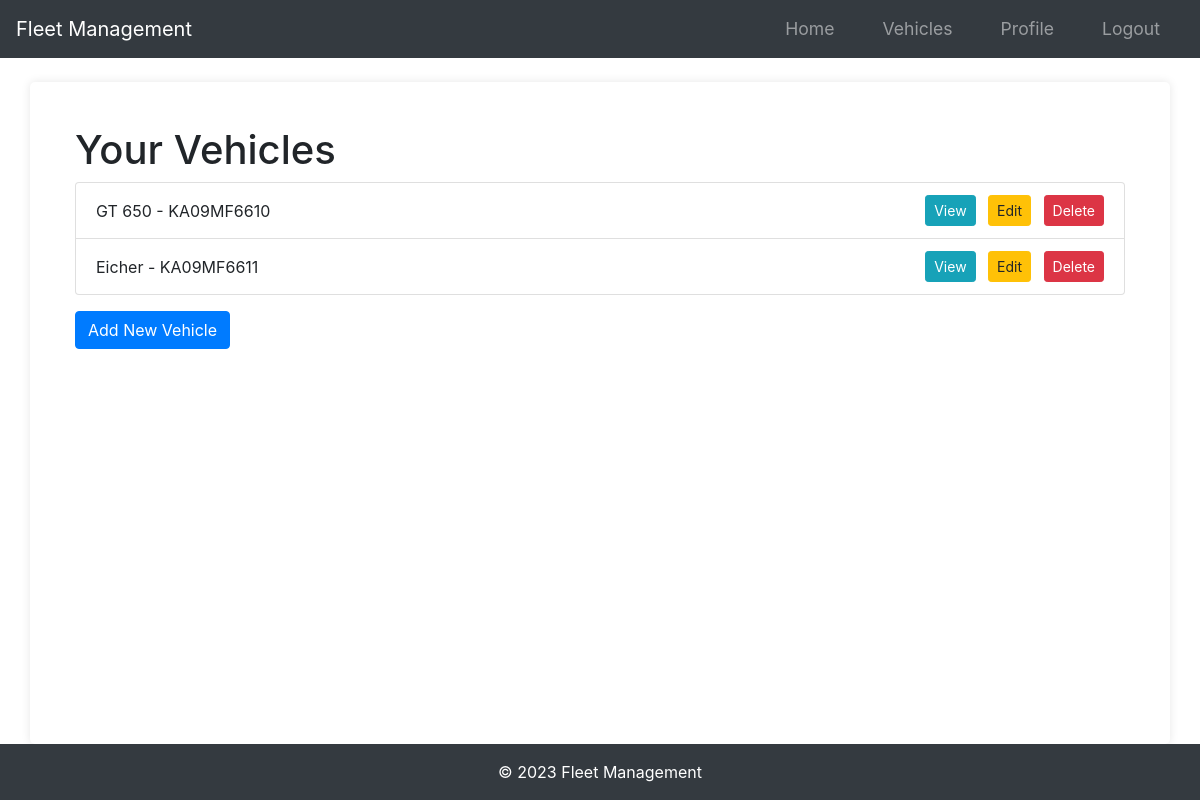
The app's page /vehicles (signed in), older data.
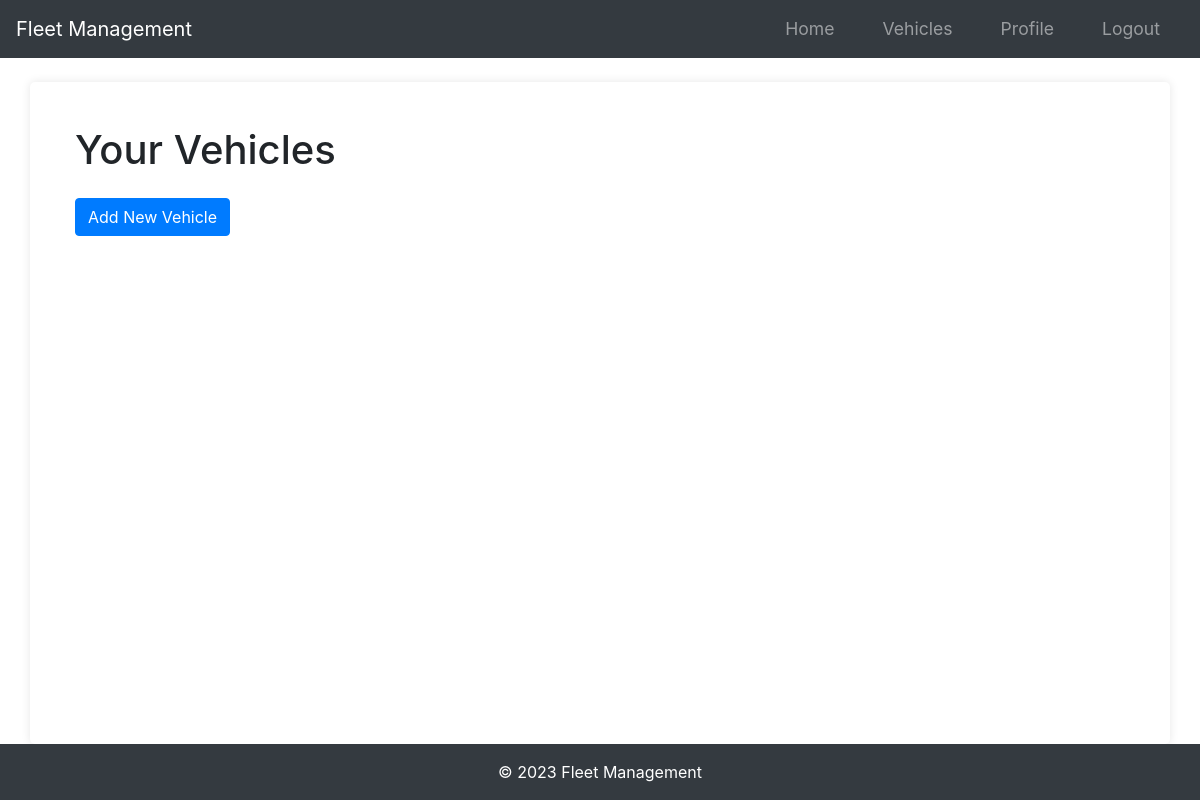
The same page, newer data.
### app/models.py (models this page shows)
class Vehicle(db.Model):
    id = db.Column(db.Integer, primary_key=True)
    name = db.Column(db.String(100), nullable=False)
    vehicle_number = db.Column(db.String(100), unique=True, nullable=False)
    user_id = db.Column(db.Integer, db.ForeignKey("user.id"), nullable=False)
    documents = db.relationship(
        "Document", backref="vehicle", lazy=True, cascade="all, delete-orphan"
    )

### app/routes.py (the view)
@main.route("/vehicles")
@login_required
def list_vehicles():
    vehicles = Vehicle.query.filter_by(owner=current_user).all()
    return render_template("list_vehicles.html", vehicles=vehicles)

### app/__init__.py (called while the page is built)
def create_app(config_class=Config):
    app = Flask(__name__)
    app.config.from_object(config_class)
    db.init_app(app)
    bcrypt.init_app(app)
    login_manager.init_app(app)
    mail.init_app(app)
    migrate.init_app(app, db)
    login_manager.login_view = "main.login"
    login_manager.login_message_category = "info"
    from app.models import User
    @login_manager.user_loader
    def load_user(user_id):
        return User.query.get(int(user_id))
    from app.routes import main as main_blueprint
    app.register_blueprint(main_blueprint)
    scheduler = BackgroundScheduler()
    scheduler.add_job(check_document_expirations, "interval", hours=24)
    scheduler.start()
    return app

### app/templates/list_vehicles.html (shortened to what this page needs)
{% extends "layout.html" %}
{% block main %}
<div class="container">
    <h1 class="mt-4">Your Vehicles</h1>
    <ul class="list-group">
        {% for vehicle in vehicles %}
        <li class="list-group-item d-flex justify-content-between align-items-center">
            {{ vehicle.name }} - {{ vehicle.vehicle_number }}
            <div>
                <a href="{{ url_for('main.vehicle', vehicle_id=vehicle.id) }}" class="btn btn-info btn-sm mr-2">View</a>
                <a href="{{ url_for('main.edit_vehicle', vehicle_id=vehicle.id) }}" class="btn btn-warning btn-sm mr-2">Edit</a>
                <form action="{{ url_for('main.delete_vehicle', vehicle_id=vehicle.id) }}" method="POST" class="d-inline">
                    <button type="submit" class="btn btn-danger btn-sm">Delete</button>
                </form>
            </div>
        </li>
        {% endfor %}
    </ul>
    <a href="{{ url_for('main.new_vehicle') }}" class="btn btn-primary mt-3">Add New Vehicle</a>
</div>
{% endblock %}

Row changes from the older to the newer data that the page shows:
removed Vehicle: name "GT 650", vehicle_number "KA09MF6610"
removed Vehicle: name "Eicher", vehicle_number "KA09MF6611"
